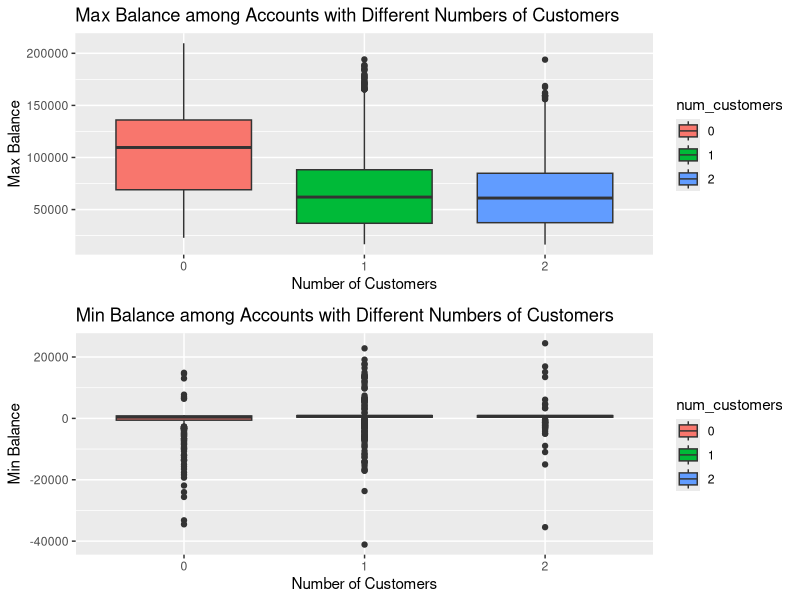

Generate this figure with R:
library(rstudioapi)
setwd(dirname(rstudioapi::getActiveDocumentContext()$path))

library(reshape)
library(dplyr)
library(tidyr)
library(plyr)
library(stringr)
library(ggplot2)
library(ggpubr)

df=read.csv('analytical_r.csv')

head(df)

vis_df=df[,c('num_customers','max_balance','min_balance')]
vis_df$num_customers=as.factor(vis_df$num_customers)

png('base-visualization.png')
p1=ggplot(vis_df,aes(x=num_customers,y=max_balance,fill=num_customers))+
            geom_boxplot()+ggtitle('Max Balance among Accounts with Different Numbers of Customers')+
  xlab('Number of Customers')+ylab('Max Balance')
p2=ggplot(vis_df,aes(x=num_customers,y=min_balance,fill=num_customers))+
  geom_boxplot()+ggtitle('Min Balance among Accounts with Different Numbers of Customers')+
  xlab('Number of Customers')+ylab('Min Balance')

ggarrange(p1,p2,ncol=1,nrow=2)

dev.off()
